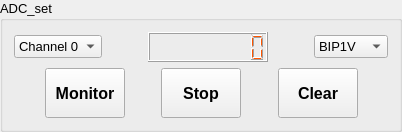
         <widget class="QGroupBox" name="Adc_box">
          <property name="sizePolicy">
           <sizepolicy hsizetype="Fixed" vsizetype="Fixed">
            <horstretch>0</horstretch>
            <verstretch>0</verstretch>
           </sizepolicy>
          </property>
          <property name="minimumSize">
           <size>
            <width>400</width>
            <height>125</height>
           </size>
          </property>
          <property name="font">
           <font>
            <family>Arial</family>
            <pointsize>10</pointsize>
            <weight>50</weight>
            <bold>false</bold>
           </font>
          </property>
          <property name="title">
           <string>ADC_set</string>
          </property>
          <layout class="QGridLayout" name="gridLayout_5">
           <item row="0" column="0">
            <layout class="QVBoxLayout" name="verticalLayout_11">
             <item>
              <layout class="QHBoxLayout" name="horizontalLayout_4">
               <item>
                <widget class="QComboBox" name="ADC_channel">
                 <property name="toolTip">
                  <string>select channel</string>
                 </property>
                 <item>
                  <property name="text">
                   <string>Channel 0</string>
                  </property>
                 </item>
                 <item>
                  <property name="text">
                   <string>Channel 1</string>
                  </property>
                 </item>
                 <item>
                  <property name="text">
                   <string>Channel 2</string>
                  </property>
                 </item>
                 <item>
                  <property name="text">
                   <string>Channel 3</string>
                  </property>
                 </item>
                </widget>
               </item>
               <item>
                <spacer name="horizontalSpacer_5">
                 <property name="orientation">
                  <enum>Qt::Horizontal</enum>
                 </property>
                 <property name="sizeHint" stdset="0">
                  <size>
                   <width>40</width>
                   <height>20</height>
                  </size>
                 </property>
                </spacer>
               </item>
               <item>
                <widget class="QLCDNumber" name="lcd_PD">
                 <property name="sizePolicy">
                  <sizepolicy hsizetype="Fixed" vsizetype="Fixed">
                   <horstretch>0</horstretch>
                   <verstretch>0</verstretch>
                  </sizepolicy>
                 </property>
                 <property name="minimumSize">
                  <size>
                   <width>120</width>
                   <height>30</height>
                  </size>
                 </property>
                 <property name="palette">
                  <palette>
                   <active>
                    <colorrole role="WindowText">
                     <brush brushstyle="SolidPattern">
                      <color alpha="255">
                       <red>255</red>
                       <green>85</green>
                       <blue>0</blue>
                      </color>
                     </brush>
                    </colorrole>
                   </active>
                   <inactive>
                    <colorrole role="WindowText">
                     <brush brushstyle="SolidPattern">
                      <color alpha="255">
                       <red>255</red>
                       <green>85</green>
                       <blue>0</blue>
                      </color>
                     </brush>
                    </colorrole>
                   </inactive>
                   <disabled>
                    <colorrole role="WindowText">
                     <brush brushstyle="SolidPattern">
                      <color alpha="255">
                       <red>120</red>
                       <green>120</green>
                       <blue>120</blue>
                      </color>
                     </brush>
                    </colorrole>
                   </disabled>
                  </palette>
                 </property>
                 <property name="toolTip">
                  <string>read value</string>
                 </property>
                 <property name="digitCount">
                  <number>8</number>
                 </property>
                 <property name="segmentStyle">
                  <enum>QLCDNumber::Filled</enum>
                 </property>
                </widget>
               </item>
               <item>
                <spacer name="horizontalSpacer_6">
                 <property name="orientation">
                  <enum>Qt::Horizontal</enum>
                 </property>
                 <property name="sizeHint" stdset="0">
                  <size>
                   <width>40</width>
                   <height>20</height>
                  </size>
                 </property>
                </spacer>
               </item>
               <item>
                <widget class="QComboBox" name="ADC_ULrange">
                 <property name="toolTip">
                  <string>UL_range</string>
                 </property>
                 <item>
                  <property name="text">
                   <string>BIP1V</string>
                  </property>
                 </item>
                 <item>
                  <property name="text">
                   <string>BIP2V</string>
                  </property>
                 </item>
                 <item>
                  <property name="text">
                   <string>BIP5V</string>
                  </property>
                 </item>
                 <item>
                  <property name="text">
                   <string>BIP10V</string>
                  </property>
                 </item>
                </widget>
               </item>
              </layout>
             </item>
             <item>
              <layout class="QHBoxLayout" name="horizontalLayout_3">
               <item>
                <spacer name="horizontalSpacer_13">
                 <property name="orientation">
                  <enum>Qt::Horizontal</enum>
                 </property>
                 <property name="sizeHint" stdset="0">
                  <size>
                   <width>28</width>
                   <height>20</height>
                  </size>
                 </property>
                </spacer>
               </item>
               <item>
                <widget class="QPushButton" name="Monitor_PD">
                 <property name="sizePolicy">
                  <sizepolicy hsizetype="Fixed" vsizetype="Fixed">
                   <horstretch>0</horstretch>
                   <verstretch>0</verstretch>
                  </sizepolicy>
                 </property>
                 <property name="minimumSize">
                  <size>
                   <width>75</width>
                   <height>50</height>
                  </size>
                 </property>
                 <property name="font">
                  <font>
                   <family>Arial</family>
                   <pointsize>12</pointsize>
                   <weight>75</weight>
                   <bold>true</bold>
                  </font>
                 </property>
                 <property name="text">
                  <string>Monitor</string>
                 </property>
                </widget>
               </item>
               <item>
                <spacer name="horizontalSpacer_14">
                 <property name="orientation">
                  <enum>Qt::Horizontal</enum>
                 </property>
                 <property name="sizeHint" stdset="0">
                  <size>
                   <width>28</width>
                   <height>20</height>
                  </size>
                 </property>
                </spacer>
               </item>
               <item>
                <widget class="QPushButton" name="Stop_Monitor_PD">
                 <property name="sizePolicy">
                  <sizepolicy hsizetype="Fixed" vsizetype="Fixed">
                   <horstretch>0</horstretch>
                   <verstretch>0</verstretch>
                  </sizepolicy>
                 </property>
                 <property name="minimumSize">
                  <size>
                   <width>75</width>
                   <height>50</height>
                  </size>
                 </property>
                 <property name="font">
                  <font>
                   <family>Arial</family>
                   <pointsize>12</pointsize>
                   <weight>75</weight>
                   <bold>true</bold>
                  </font>
                 </property>
                 <property name="text">
                  <string>Stop</string>
                 </property>
                </widget>
               </item>
               <item>
                <spacer name="horizontalSpacer_15">
                 <property name="orientation">
                  <enum>Qt::Horizontal</enum>
                 </property>
                 <property name="sizeHint" stdset="0">
                  <size>
                   <width>28</width>
                   <height>20</height>
                  </size>
                 </property>
                </spacer>
               </item>
               <item>
                <widget class="QPushButton" name="Clear_Monitor_PD">
                 <property name="sizePolicy">
                  <sizepolicy hsizetype="Fixed" vsizetype="Fixed">
                   <horstretch>0</horstretch>
                   <verstretch>0</verstretch>
                  </sizepolicy>
                 </property>
                 <property name="minimumSize">
                  <size>
                   <width>75</width>
                   <height>50</height>
                  </size>
                 </property>
                 <property name="font">
                  <font>
                   <family>Arial</family>
                   <pointsize>12</pointsize>
                   <weight>75</weight>
                   <bold>true</bold>
                  </font>
                 </property>
                 <property name="text">
                  <string>Clear</string>
                 </property>
                </widget>
               </item>
               <item>
                <spacer name="horizontalSpacer_16">
                 <property name="orientation">
                  <enum>Qt::Horizontal</enum>
                 </property>
                 <property name="sizeHint" stdset="0">
                  <size>
                   <width>28</width>
                   <height>20</height>
                  </size>
                 </property>
                </spacer>
               </item>
              </layout>
             </item>
            </layout>
           </item>
          </layout>
         </widget>
